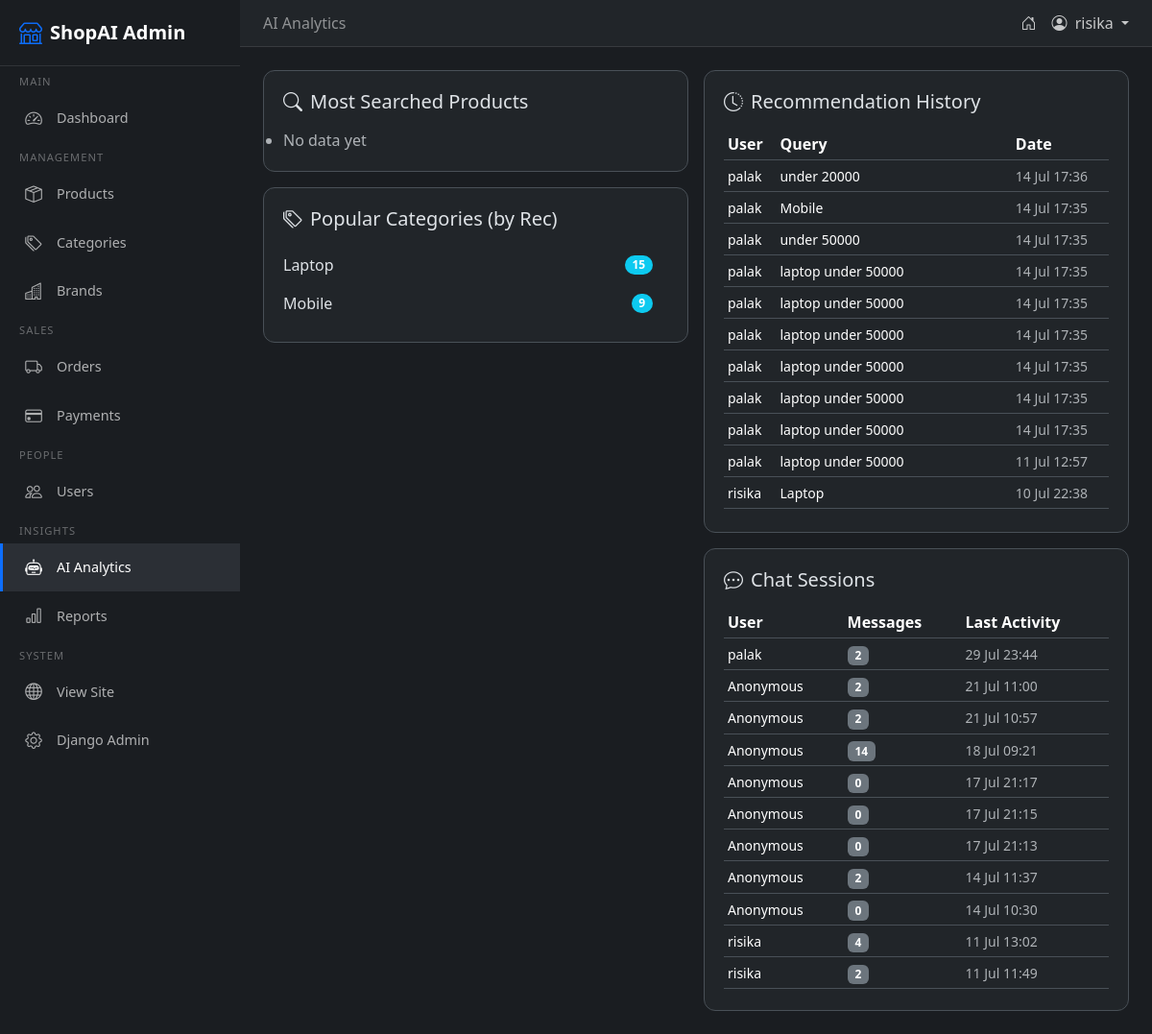
The page /admin-panel/ai-analytics/ (signed in) on the database its author committed.
### dashboard/models.py (models this page shows)
class RecommendationHistory(models.Model):
    user = models.ForeignKey(User, on_delete=models.CASCADE)
    query = models.TextField()
    created_at = models.DateTimeField(auto_now_add=True)
    class Meta:
        ordering = ['-created_at']

### chatbot/models.py (models this page shows, shortened)
class ChatSession(models.Model):
    user = models.ForeignKey(settings.AUTH_USER_MODEL, on_delete=models.CASCADE, null=True, blank=True)
    session_key = models.CharField(max_length=40, blank=True, db_index=True)
    title = models.CharField(max_length=200, blank=True, default='New Chat')
    context = models.JSONField(default=dict, blank=True)
    created_at = models.DateTimeField(auto_now_add=True)
    updated_at = models.DateTimeField(auto_now=True)
    class Meta:
        ordering = ['-updated_at']

### admin_panel/views.py (the view)
# urls.py: path('ai-analytics/', views.ai_analytics, name='admin_ai_analytics'),
@admin_required
def ai_analytics(request):
    rec_history = RecommendationHistory.objects.select_related('user').order_by('-created_at')[:100]
    chat_sessions = ChatSession.objects.select_related('user').prefetch_related('messages').order_by('-created_at')[:50]
    rec_queries = RecommendationHistory.objects.values('query').annotate(
        count=Count('id')
    ).order_by('-count')[:20]
    all_products = Product.objects.all()
    searched_products = []
    for rh in rec_history:
        for p in all_products:
            if p.name.lower() in rh.query.lower() or p.brand.lower() in rh.query.lower():
                searched_products.append(p.name)
                break
    from collections import Counter
    product_freq = Counter(searched_products).most_common(10)
    popular_cats = Product.objects.filter(
        id__in=RecommendationHistory.objects.values_list('id', flat=True)
    ).values('category').annotate(count=Count('id')).order_by('-count')[:5]
    ctx = {
        'rec_history': rec_history,
        'chat_sessions': chat_sessions,
        'rec_queries': rec_queries,
        'product_freq': product_freq,
        'popular_cats': popular_cats,
    }
    return render(request, 'admin_panel/ai_analytics.html', ctx)

### admin_panel/templates/admin_panel/ai_analytics.html (shortened to what this page needs)
{% extends 'admin_panel/admin_base.html' %}
{% load static %}
{% block page_title %}AI Analytics{% endblock %}
{% block content %}
<div class="row g-3">
    <div class="col-lg-6">
        <div class="stat-card">
            <h5 class="mb-3"><i class="bi bi-search me-2"></i>Most Searched Products</h5>
            <ul class="list-group list-group-flush">
                {% for name, count in product_freq %}
                <li class="list-group-item d-flex justify-content-between align-items-center bg-transparent border-0 ps-0">
                    {{ name }} <span class="badge bg-primary rounded-pill">{{ count }}</span>
                </li>
                {% empty %}
                <li class="text-muted">No data yet</li>
                {% endfor %}
            </ul>
        </div>
        <div class="stat-card mt-3">
            <h5 class="mb-3"><i class="bi bi-tags me-2"></i>Popular Categories (by Rec)</h5>
            <ul class="list-group list-group-flush">
                {% for cat in popular_cats %}
                <li class="list-group-item d-flex justify-content-between align-items-center bg-transparent border-0 ps-0">
                    {{ cat.category }} <span class="badge bg-info rounded-pill">{{ cat.count }}</span>
                </li>
                {% empty %}
                <li class="text-muted">No data yet</li>
                {% endfor %}
            </ul>
        </div>
    </div>
    <div class="col-lg-6">
        <div class="stat-card">
            <h5 class="mb-3"><i class="bi bi-clock-history me-2"></i>Recommendation History</h5>
            <div style="max-height:400px;overflow-y:auto;">
                <table class="table table-sm mb-0">
                    <thead><tr><th>User</th><th>Query</th><th>Date</th></tr></thead>
                    <tbody>
                        {% for rh in rec_history|slice:":50" %}
                        <tr>
                            <td><small>{{ rh.user.username }}</small></td>
                            <td><small class="text-break">{{ rh.query|truncatechars:60 }}</small></td>
                            <td><small class="text-muted">{{ rh.created_at|date:"d M H:i" }}</small></td>
                        </tr>
                        {% empty %}
                        <tr><td colspan="3" class="text-muted text-center">No recommendations yet</td></tr>
                        {% endfor %}
                    </tbody>
                </table>
            </div>
        </div>
        <div class="stat-card mt-3">
            <h5 class="mb-3"><i class="bi bi-chat-dots me-2"></i>Chat Sessions</h5>
            <div style="max-height:400px;overflow-y:auto;">
                <table class="table table-sm mb-0">
                    <thead><tr><th>User</th><th>Messages</th><th>Last Activity</th></tr></thead>
                    <tbody>
                        {% for cs in chat_sessions %}
                        <tr>
                            <td><small>{{ cs.user.username|default:'Anonymous' }}</small></td>
                            <td><span class="badge bg-secondary">{{ cs.messages.count }}</span></td>
                            <td><small class="text-muted">{{ cs.updated_at|date:"d M H:i" }}</small></td>
                        </tr>
                        {% empty %}
                        <tr><td colspan="3" class="text-muted text-center">No chat sessions</td></tr>
                        {% endfor %}
                    </tbody>
                </table>
            </div>
        </div>
    </div>
</div>
{% endblock %}

### admin_panel/templates/admin_panel/admin_base.html (shortened to what this page needs)
<!DOCTYPE html>
{% load static %}
<html lang="en" data-bs-theme="dark">
<head>
    <link href="https://cdn.jsdelivr.net/npm/bootstrap@5.3.3/dist/css/bootstrap.min.css" rel="stylesheet">
    <link rel="stylesheet" href="https://cdn.jsdelivr.net/npm/bootstrap-icons@1.11.3/font/bootstrap-icons.min.css">
</head>
<body>
    <aside class="sidebar" id="adminSidebar">
        <div class="sidebar-brand">
            <i class="bi bi-shop"></i> ShopAI Admin
        </div>
        <div class="sidebar-section">Main</div>
        <a href="{% url 'admin_dashboard' %}" class="nav-link {% if request.resolver_match.url_name == 'admin_dashboard' %}active{% endif %}">
            <i class="bi bi-speedometer2"></i> Dashboard
        </a>
        <div class="sidebar-section">Management</div>
        <a href="{% url 'admin_products' %}" class="nav-link {% if 'products' in request.path and 'admin_' in request.path %}active{% endif %}">
            <i class="bi bi-box-seam"></i> Products
        </a>
        <a href="{% url 'admin_categories' %}" class="nav-link {% if 'categories' in request.path %}active{% endif %}">
            <i class="bi bi-tags"></i> Categories
        </a>
        <a href="{% url 'admin_brands' %}" class="nav-link {% if 'brands' in request.path %}active{% endif %}">
            <i class="bi bi-buildings"></i> Brands
        </a>
        <div class="sidebar-section">Sales</div>
        <a href="{% url 'admin_orders' %}" class="nav-link {% if 'orders' in request.path %}active{% endif %}">
            <i class="bi bi-truck"></i> Orders
        </a>
        <a href="{% url 'admin_payments' %}" class="nav-link {% if 'payments' in request.path %}active{% endif %}">
            <i class="bi bi-credit-card"></i> Payments
        </a>
        <div class="sidebar-section">People</div>
        <a href="{% url 'admin_users' %}" class="nav-link {% if 'users' in request.path %}active{% endif %}">
            <i class="bi bi-people"></i> Users
        </a>
        <div class="sidebar-section">Insights</div>
        <a href="{% url 'admin_ai_analytics' %}" class="nav-link {% if 'ai-analytics' in request.path %}active{% endif %}">
            <i class="bi bi-robot"></i> AI Analytics
        </a>
        <a href="{% url 'admin_reports' %}" class="nav-link {% if 'reports' in request.path %}active{% endif %}">
            <i class="bi bi-bar-chart"></i> Reports
        </a>
        <div class="sidebar-section">System</div>
        <a href="{% url 'home' %}" class="nav-link">
            <i class="bi bi-globe"></i> View Site
        </a>
        <a href="{% url 'admin:index' %}" class="nav-link">
            <i class="bi bi-gear"></i> Django Admin
        </a>
        <form method="post" action="{% url 'logout' %}" style="display:inline;">
            <button type="submit" class="nav-link text-danger w-100 border-0 bg-transparent text-start">
            </button>
        </form>
    </aside>
    <div class="main-content" id="mainContent">
        <nav class="navbar-custom">
            <div class="d-flex align-items-center gap-3">
                <span class="text-white-50 d-none d-sm-inline">{% block page_title %}Dashboard{% endblock %}</span>
            </div>
            <div class="d-flex align-items-center gap-3">
                <a href="{% url 'home' %}" class="nav-item text-decoration-none" title="View Site">
                    <i class="bi bi-house-door"></i>
                </a>
                <div class="dropdown">
                    <a class="nav-item text-decoration-none dropdown-toggle" href="#" role="button" data-bs-toggle="dropdown">
                        <i class="bi bi-person-circle"></i>
                        <span class="d-none d-sm-inline ms-1">{{ user.username }}</span>
                    </a>
                </div>
            </div>
        </nav>
        <div class="page-content">
            {% block content %}{% endblock %}
        </div>
    </div>
</body>
</html>

### admin_panel/templates/admin_panel/admin_base.html (style rules this page uses)
:root { --sidebar-width: 250px; --sidebar-bg: #1a1d21; --sidebar-hover: #2b2f35; --sidebar-active: #0d6efd; --navbar-bg: #212529; --content-bg: #f8f9fa; }
[data-bs-theme="dark"] { --content-bg: #1a1d21; }
* { margin: 0; padding: 0; box-sizing: border-box; }
body { font-family: 'Segoe UI', Tahoma, Geneva, Verdana, sans-serif; background: var(--content-bg); overflow-x: hidden; }
.sidebar { position: fixed; top: 0; left: 0; width: var(--sidebar-width); height: 100vh; background: var(--sidebar-bg); z-index: 1000; transition: transform 0.3s ease; overflow-y: auto; }
.sidebar-brand { padding: 1rem 1.25rem; font-size: 1.25rem; font-weight: 700; border-bottom: 1px solid rgba(255,255,255,0.1); color: #fff; display: flex; align-items: center; gap: 0.5rem; }
.sidebar-brand i { font-size: 1.5rem; color: #0d6efd; }
.sidebar .nav-link { padding: 0.75rem 1.25rem; color: rgba(255,255,255,0.65); display: flex; align-items: center; gap: 0.75rem; transition: all 0.2s; border-left: 3px solid transparent; font-size: 0.9rem; }
.sidebar .nav-link.active { background: var(--sidebar-hover); color: #fff; border-left-color: var(--sidebar-active); }
.sidebar .nav-link i { font-size: 1.1rem; width: 1.5rem; text-align: center; }
.sidebar-section { padding: 0.5rem 1.25rem 0.25rem; font-size: 0.7rem; text-transform: uppercase; letter-spacing: 1px; color: rgba(255,255,255,0.35); }
.main-content { margin-left: var(--sidebar-width); min-height: 100vh; transition: margin-left 0.3s ease; }
.navbar-custom { background: var(--navbar-bg); padding: 0.75rem 1.5rem; border-bottom: 1px solid rgba(255,255,255,0.1); display: flex; align-items: center; justify-content: space-between; }
.navbar-custom .nav-item { color: rgba(255,255,255,0.75); cursor: pointer; }
.page-content { padding: 1.5rem; }
.stat-card { background: var(--bs-body-bg); border: 1px solid var(--bs-border-color); border-radius: 0.75rem; padding: 1.25rem; transition: transform 0.2s, box-shadow 0.2s; }
.table > :not(caption) > * > * { vertical-align: middle; }

### rows shown on the page
RecommendationHistory: user.username "palak", query "under 20000", created_at "14 Jul 17:36"
RecommendationHistory: user.username "palak", query "Mobile", created_at "14 Jul 17:35"
RecommendationHistory: user.username "palak", query "under 50000", created_at "14 Jul 17:35"
RecommendationHistory: user.username "palak", query "laptop under 50000", created_at "14 Jul 17:35"
RecommendationHistory: user.username "palak", query "laptop under 50000", created_at "14 Jul 17:35"
RecommendationHistory: user.username "palak", query "laptop under 50000", created_at "14 Jul 17:35"
RecommendationHistory: user.username "palak", query "laptop under 50000", created_at "14 Jul 17:35"
RecommendationHistory: user.username "palak", query "laptop under 50000", created_at "14 Jul 17:35"
RecommendationHistory: user.username "palak", query "laptop under 50000", created_at "14 Jul 17:35"
RecommendationHistory: user.username "palak", query "laptop under 50000", created_at "11 Jul 12:57"
RecommendationHistory: user.username "risika", query "Laptop", created_at "10 Jul 22:38"
ChatSession: user.username "palak", messages.count "2", updated_at "29 Jul 23:44"
ChatSession: user.username "Anonymous", messages.count "2", updated_at "21 Jul 11:00"
ChatSession: user.username "Anonymous", messages.count "2", updated_at "21 Jul 10:57"
ChatSession: user.username "Anonymous", messages.count "14", updated_at "18 Jul 09:21"
ChatSession: user.username "Anonymous", messages.count "0", updated_at "17 Jul 21:17"
ChatSession: user.username "Anonymous", messages.count "0", updated_at "17 Jul 21:15"
ChatSession: user.username "Anonymous", messages.count "0", updated_at "17 Jul 21:13"
ChatSession: user.username "Anonymous", messages.count "2", updated_at "14 Jul 11:37"
ChatSession: user.username "Anonymous", messages.count "0", updated_at "14 Jul 10:30"
ChatSession: user.username "risika", messages.count "4", updated_at "11 Jul 13:02"
ChatSession: user.username "risika", messages.count "2", updated_at "11 Jul 11:49"

### other values the page prints
{{ user.username }} "risika"
{{ cat.category }} "Laptop" "Mobile"
{{ cat.count }} "15" "9"
